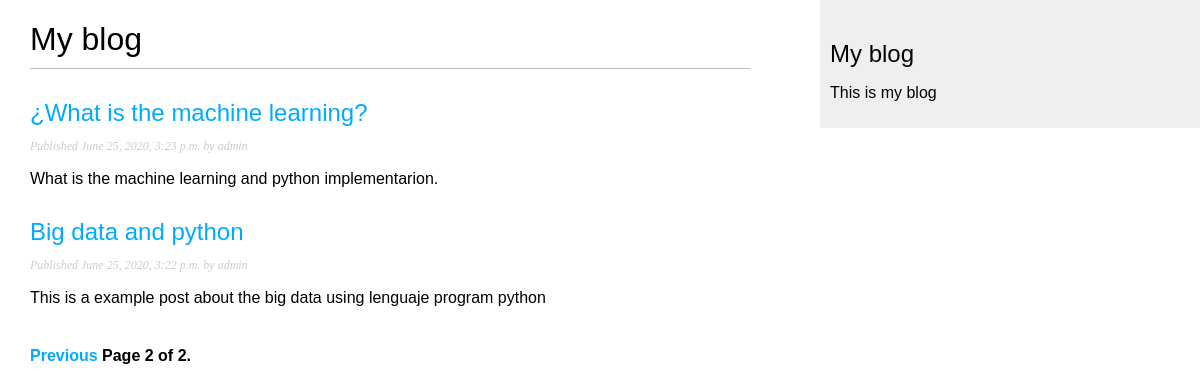
Screenshot of /blog/?page=2 with the database file from the repository.
### blog/models.py (models this page shows, shortened)
class Post (models.Model):
    STATUS_CHOICES = (
        ('draft', 'Draft'),
        ('published', 'Published'),
    )
    title = models.CharField(max_length=250)
    slug = models.SlugField(max_length=250, unique_for_date='publish')
    author = models.ForeignKey(User, on_delete=models.CASCADE, related_name='blog_posts')
    body = models.TextField()
    publish = models.DateTimeField(default=timezone.now)
    created = models.DateTimeField(auto_now_add=True)
    updated = models.DateTimeField(auto_now_add=True)
    status = models.CharField(max_length=10, choices=STATUS_CHOICES, default='draft')
    objects = models.Manager() #Default manager
    published = PublishedManager() #Our custom manager
    class Meta:
        ordering = ('-publish',)
    def get_absolute_url(self):
        return reverse('blog:post_detail', args=[self.publish.year, self.publish.month, self.publish.day, self.slug])

### blog/views.py (the view)
def post_list (request):
    object_list = Post.published.all()
    paginator = Paginator(object_list, 3) #Three post en each page
    page = request.GET.get('page')
    try:
        posts = paginator.page(page)
    except PageNotAnInteger:
        posts = paginator.page(1)
    except EmptyPage:
        posts = paginator.page(paginator.num_pages)
    context = {'posts':posts}
    return render(request, 'blog/post/list.html', context) # takes the request object, the emplate path, and the context variables to render the given template

### blog/models.py (called while the page is built)
    def get_queryset(self):
        return super(PublishedManager, self).get_queryset() \
            .filter(status='published')

### blog/templates/blog/post/list.html (shortened to what this page needs)
{% extends "blog/base.html" %}
{% block content %}
    <h1>My blog</h1>
    {% for post in posts %}
        <h2>
            <a href="{{ post.get_absolute_url }}">
                {{ post.title }}
            </a>
        </h2>
        <p class="date">
            Published {{ post.publish }} by {{ post.author }}
        </p>
        {{ post.body|truncatewords:30|linebreaks }}
    {% endfor %}
    {% include "pagination.html" with page=posts %}
{% endblock %}

### blog/static/css/blog.css (style rules this page uses)
body { margin:0; padding:0; font-family:helvetica, sans-serif; }
a { color:#00abff; text-decoration:none; }
h1 { font-weight:normal; border-bottom:1px solid #bbb; padding:0 0 10px 0; }
h2 { font-weight:normal; margin:30px 0 0; }
p.date { color:#ccc; font-family: georgia, serif; font-size: 12px; font-style: italic; }

### rows the page displays
Post: title "¿What is the machine learning?", publish "June 25, 2020, 3:23 p.m.", author "admin", body "What is the machine learning and python implementarion."
Post: title "Big data and python", publish "June 25, 2020, 3:22 p.m.", author "admin", body "This is a example post about the big data using lenguaje program python"

### other values shown
{{ page.number }} "2"
{{ page.paginator.num_pages }} "2"
